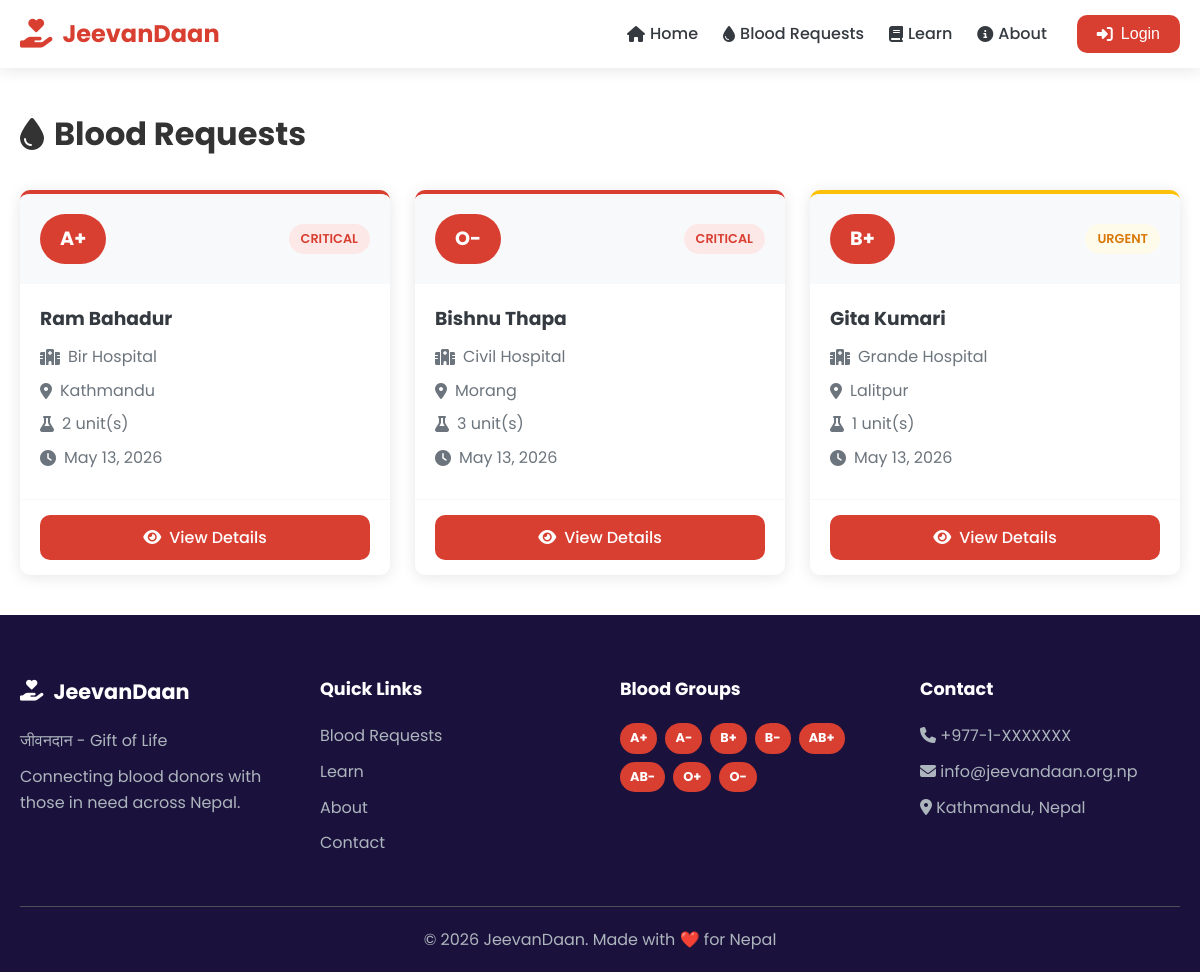
The page /public/requests on the database its author committed.
### tables this page shows
CREATE TABLE blood_requests (
    id INT AUTO_INCREMENT PRIMARY KEY,
    requested_by INT NOT NULL,
    requester_type ENUM('user', 'organization') NOT NULL,
    patient_name VARCHAR(255) NOT NULL,
    patient_age INT,
    blood_group ENUM('A+', 'A-', 'B+', 'B-', 'AB+', 'AB-', 'O+', 'O-') NOT NULL,
    units_required INT DEFAULT 1,
    hospital_name VARCHAR(255) NOT NULL,
    hospital_district VARCHAR(100) NOT NULL,
    hospital_address TEXT,
    urgency ENUM('critical', 'urgent', 'normal') DEFAULT 'normal',
    status ENUM('active', 'fulfilled', 'cancelled', 'expired') DEFAULT 'active',
    contact_name VARCHAR(255),
    contact_phone VARCHAR(20) NOT NULL,
    contact_email VARCHAR(255),
    reason TEXT,
    required_by DATETIME,
    additional_notes TEXT,
    fulfilled_by INT,
    fulfilled_at DATETIME,
    created_at TIMESTAMP DEFAULT CURRENT_TIMESTAMP,
    updated_at TIMESTAMP DEFAULT CURRENT_TIMESTAMP ON UPDATE CURRENT_TIMESTAMP
);

### app/core/Controller.php (called while the page is built, shortened)
<?php
class Controller {
    public function __construct() {
        $this->db = Database::getInstance()->getConnection();
    }
    protected function view($view, $data = []) {
        extract($data);
        require_once APP_ROOT . '/app/views/' . $view . '.php';
    }
}

### app/controllers/Requests.php (called while the page is built, shortened)
<?php
class Requests extends Controller {
    public function index() {
        $result = $this->db->query("
            SELECT * FROM blood_requests
            WHERE status = 'active'
            ORDER BY FIELD(urgency, 'critical', 'urgent', 'normal'),
                created_at DESC
        ");
        $requests = ($result) ? $result->fetch_all(MYSQLI_ASSOC) : [];
        $this->view('requests/index', [
            'title' => 'Blood Requests',
            'requests' => $requests
        ]);
    }
}

### app/core/App.php (called while the page is built, shortened)
<?php
class App {
    protected $method = 'index';
    public function __construct() {
        $url = $this->parseUrl();
        if (isset($url[0]) && !empty($url[0])) {
            $controllerName = ucfirst(strtolower($url[0]));
            if (file_exists(APP_ROOT . '/app/controllers/' . $controllerName . '.php')) {
                unset($url[0]);
            }
        }
        $this->controller = new $this->controller;
        $this->params = $url ? array_values($url) : [];
        call_user_func_array([$this->controller, $this->method], $this->params);
    }
    protected function parseUrl() {
        if (isset($_GET['url'])) {
            return explode('/', filter_var(rtrim($_GET['url'], '/'), FILTER_SANITIZE_URL));
        }
        return [];
    }
}

### public/index.php (called while the page is built, shortened)
<?php
require_once '../app/config/Database.php';
require_once '../app/core/App.php';
require_once '../app/core/Controller.php';
$app = new App();

### app/config/Database.php (called while the page is built, shortened)
<?php
class Database {
    private static $instance = null;
    private $conn;
    private function __construct() {
        $this->conn = new mysqli(DB_HOST, DB_USER, DB_PASS, DB_NAME, DB_PORT);
        $this->conn->set_charset("utf8mb4");
    }
    public static function getInstance() {
        if (self::$instance === null) {
            self::$instance = new self();
        }
        return self::$instance;
    }
    public function getConnection() {
        return $this->conn;
    }
}

### app/views/requests/index.php (the view, shortened to what this page needs)
<?php require_once APP_ROOT . '/app/views/layouts/header.php'; ?>
<div class="dashboard">
    <div class="container">
        <div class="page-header">
            <h1><i class="fas fa-tint"></i> Blood Requests</h1>
        </div>
        <?php if (!empty($requests)): ?>
            <div class="requests-grid">
                <?php foreach ($requests as $request): ?>
                    <div class="request-card <?php echo $request['urgency']; ?>">
                        <div class="request-header">
                            <span class="blood-badge large"><?php echo $request['blood_group']; ?></span>
                            <span class="urgency-badge <?php echo $request['urgency']; ?>">
                                <?php echo ucfirst($request['urgency']); ?>
                            </span>
                        </div>
                        <div class="request-body">
                            <h3><?php echo htmlspecialchars($request['patient_name']); ?></h3>
                            <p><i class="fas fa-hospital"></i> <?php echo htmlspecialchars($request['hospital_name']); ?></p>
                            <p><i class="fas fa-map-marker-alt"></i> <?php echo htmlspecialchars($request['hospital_district']); ?></p>
                            <p><i class="fas fa-flask"></i> <?php echo $request['units_required']; ?> unit(s)</p>
                            <p><i class="fas fa-clock"></i> <?php echo date('M d, Y', strtotime($request['created_at'])); ?></p>
                        </div>
                        <div class="request-footer">
                            <a href="<?php echo APP_URL; ?>/requests/details/<?php echo $request['id']; ?>" class="btn btn-primary btn-block">
                                <i class="fas fa-eye"></i> View Details
                            </a>
                        </div>
                    </div>
                <?php endforeach; ?>
            </div>
        <?php endif; ?>
    </div>
</div>
<?php require_once APP_ROOT . '/app/views/layouts/footer.php'; ?>

### public/css/style.css (style rules this page uses)
:root { --primary: #d83f31; --primary-dark: #b72e23; --secondary: #6c757d; --dark: #1a123d; --background-peach: #f9e8e8; --success: #28a745; --warning: #ffc107; --danger: #d83f31; --info: #17a2b8; --light: #f8f9fa; --white: #ffffff; --shadow: 0 2px 15px rgba(0, 0, 0, 0.1); --radius: 10px; }
* { margin: 0; padding: 0; box-sizing: border-box; }
body { font-family: "Poppins", -apple-system, BlinkMacSystemFont, "Segoe UI", Roboto, sans-serif; line-height: 1.6; color: #333; background: var(--white); }
a { text-decoration: none; color: inherit; }
.container { max-width: 1200px; margin: 0 auto; padding: 0 20px; }
.btn { display: inline-flex; align-items: center; justify-content: center; gap: 8px; padding: 10px 20px; border: none; border-radius: var(--radius); font-size: 1rem; font-weight: 500; cursor: pointer; transition: all 0.3s; }
.btn-primary { background: var(--primary); color: var(--white); }
.btn-block { width: 100%; }
.requests-grid { display: grid; grid-template-columns: repeat(auto-fill, minmax(300px, 1fr)); gap: 25px; }
.request-card { background: var(--white); border-radius: var(--radius); overflow: hidden; box-shadow: var(--shadow); transition: transform 0.3s; }
.request-card.critical { border-top: 4px solid var(--danger); }
.request-card.urgent { border-top: 4px solid var(--warning); }
.request-header { padding: 20px; display: flex; justify-content: space-between; align-items: center; background: var(--light); }
.request-body { padding: 20px; }
.request-body h3 { margin-bottom: 10px; color: #343a40; }
.request-body p { color: var(--secondary); margin-bottom: 8px; display: flex; align-items: center; gap: 8px; }
.request-footer { padding: 15px 20px; border-top: 1px solid var(--light); }
.blood-badge { display: inline-flex; align-items: center; justify-content: center; background: var(--primary); color: var(--white); padding: 8px 15px; border-radius: 25px; font-weight: 700; }
.blood-badge.large { font-size: 1.2rem; padding: 10px 20px; }
.urgency-badge { padding: 5px 12px; border-radius: 20px; font-size: 0.8rem; font-weight: 600; text-transform: uppercase; }
.urgency-badge.critical { background: #fde8e8; color: var(--danger); }
.urgency-badge.urgent { background: #fffbeb; color: #d97706; }
.dashboard { padding: 40px 0; }
.page-header { display: flex; justify-content: space-between; align-items: center; margin-bottom: 30px; }
.page-header h1 { display: flex; align-items: center; gap: 10px; }

### rows shown on the page
blood_requests: blood_group "A+", urgency "CRITICAL", patient_name "Ram Bahadur", hospital_name "Bir Hospital", hospital_district "Kathmandu", units_required "2", created_at "May 13, 2026"
blood_requests: blood_group "O-", urgency "CRITICAL", patient_name "Bishnu Thapa", hospital_name "Civil Hospital", hospital_district "Morang", units_required "3", created_at "May 13, 2026"
blood_requests: blood_group "B+", urgency "URGENT", patient_name "Gita Kumari", hospital_name "Grande Hospital", hospital_district "Lalitpur", units_required "1", created_at "May 13, 2026"
